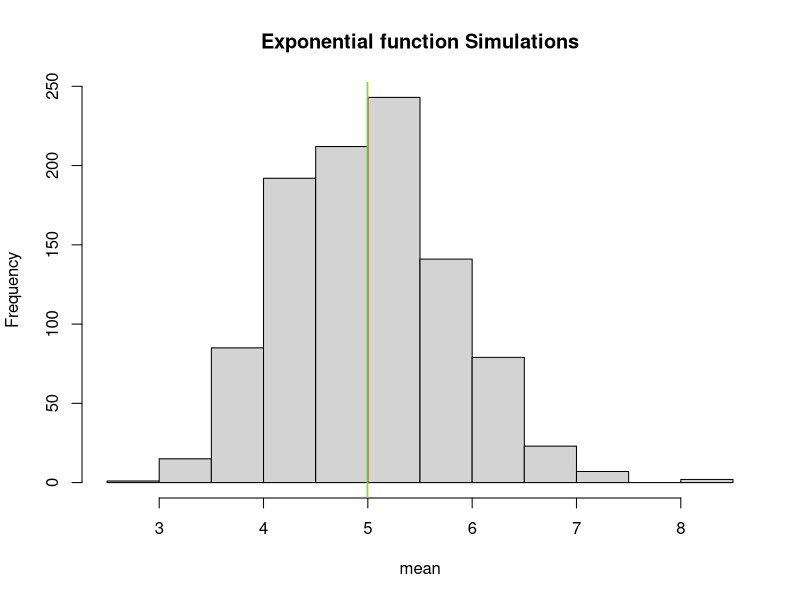
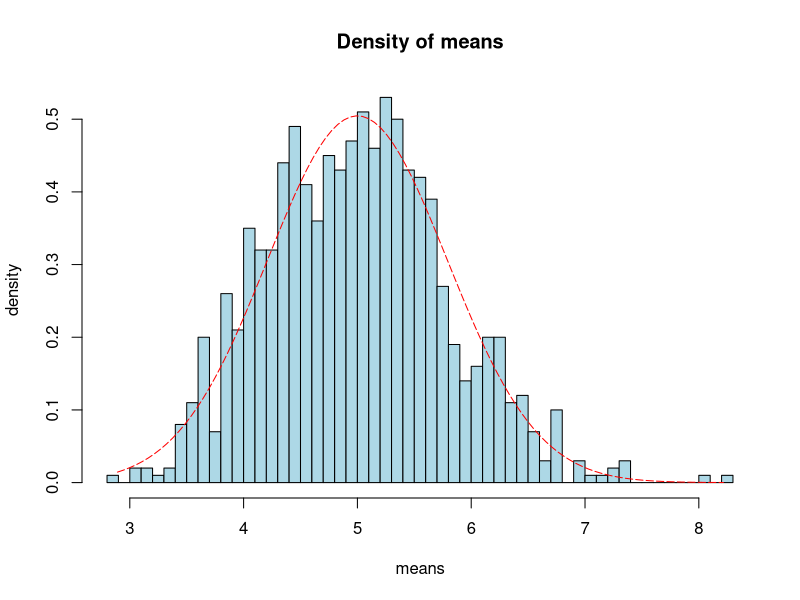

The R script that drew these images, in order:
## ---- chunk 1
knitr::opts_chunk$set(echo = TRUE)
## ---- chunk 2

#set seed for reproducibility
set.seed(31)

#set lambda to 0.2
lambda <- 0.2

#40 samples
n <- 40

#1000 simulations
simulations <- 1000

#simulate
simulated_exponentials <- replicate(simulations, rexp(n, lambda))

#calculate the mean of exponentials
means_exponentials <- apply(simulated_exponentials, 2, mean)


## ---- chunk 3
#distribution mean

analytical_mean <- mean(means_exponentials)
analytical_mean

#analytical mean
theory_mean <-1/lambda
theory_mean

#visualization
hist(means_exponentials, xlab = "mean", main = "Exponential function Simulations")
abline(v = analytical_mean, col = "green")
abline(v = theory_mean, col = "orange")


## ---- chunk 4
# standard deviation of distribution
standard_deviation_dist <- sd(means_exponentials)
standard_deviation_dist

# standard deviation from analytical expression
standard_deviation_theory <-(1/lambda)/sqrt(n)
standard_deviation_theory

# variance of distribution
variance_dist <- standard_deviation_dist^2
variance_dist

# variance from analytical expression
variance_theory <- ((1/lambda)*(1/sqrt(n)))^2
variance_theory

## ---- chunk 5
xfit <- seq(min(means_exponentials), max(means_exponentials),length=100)
yfit <- dnorm(xfit,mean=1/lambda, sd=(1/lambda/sqrt(n)))
hist(means_exponentials, breaks = n, prob=T, col="light blue", xlab = "means", main = "Density of means", ylab = "density")
lines(xfit, yfit, pch = 22, col = "red", lty = 5)

